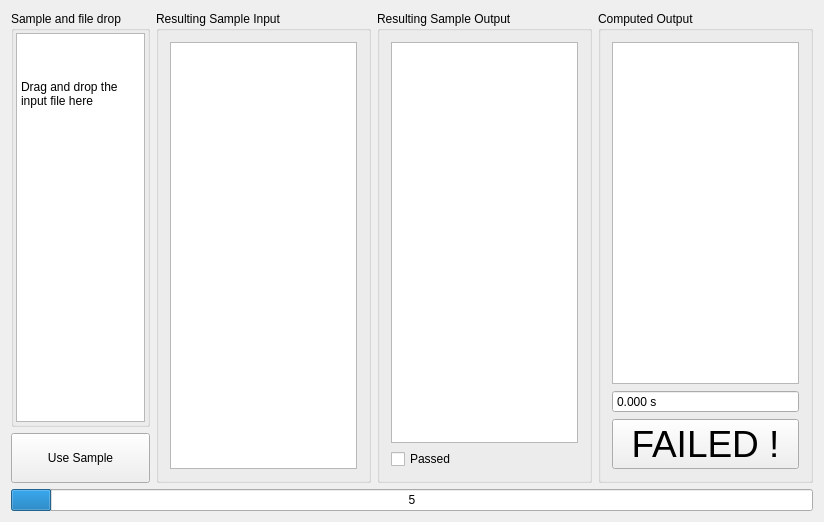
<?xml version="1.0" encoding="UTF-8"?>
<ui version="4.0">
 <class>BuleysClass</class>
 <widget class="QWidget" name="BuleysClass">
  <property name="geometry">
   <rect>
    <x>0</x>
    <y>0</y>
    <width>824</width>
    <height>522</height>
   </rect>
  </property>
  <property name="acceptDrops">
   <bool>true</bool>
  </property>
  <property name="windowTitle">
   <string>Buleys</string>
  </property>
  <layout class="QVBoxLayout" name="verticalLayout_6">
   <item>
    <layout class="QHBoxLayout" name="horizontalLayout_2">
     <item>
      <layout class="QVBoxLayout" name="verticalLayout_5" stretch="0,0">
       <item>
        <widget class="QGroupBox" name="groupBox">
         <property name="title">
          <string>Sample and file drop</string>
         </property>
         <layout class="QVBoxLayout" name="verticalLayout">
          <property name="spacing">
           <number>2</number>
          </property>
          <property name="margin">
           <number>2</number>
          </property>
          <item>
           <widget class="QPlainTextEdit" name="pEditDrop">
            <property name="acceptDrops">
             <bool>false</bool>
            </property>
            <property name="plainText">
             <string>


Drag and drop the input file here</string>
            </property>
           </widget>
          </item>
         </layout>
        </widget>
       </item>
       <item>
        <widget class="QPushButton" name="pUseSampleButton">
         <property name="minimumSize">
          <size>
           <width>0</width>
           <height>50</height>
          </size>
         </property>
         <property name="text">
          <string>Use Sample</string>
         </property>
        </widget>
       </item>
      </layout>
     </item>
     <item>
      <layout class="QHBoxLayout" name="horizontalLayout">
       <item>
        <widget class="QGroupBox" name="groupBox_2">
         <property name="title">
          <string>Resulting Sample Input</string>
         </property>
         <layout class="QVBoxLayout" name="verticalLayout_2">
          <item>
           <widget class="QPlainTextEdit" name="pEditSampleInput">
            <property name="acceptDrops">
             <bool>false</bool>
            </property>
           </widget>
          </item>
         </layout>
        </widget>
       </item>
       <item>
        <widget class="QGroupBox" name="pGroupSamplOut">
         <property name="title">
          <string>Resulting Sample Output</string>
         </property>
         <layout class="QVBoxLayout" name="verticalLayout_4">
          <item>
           <widget class="QPlainTextEdit" name="pEditSampleOutput">
            <property name="acceptDrops">
             <bool>false</bool>
            </property>
           </widget>
          </item>
          <item>
           <widget class="QCheckBox" name="pPassedCheckBox">
            <property name="text">
             <string>Passed</string>
            </property>
            <property name="iconSize">
             <size>
              <width>28</width>
              <height>28</height>
             </size>
            </property>
            <property name="checkable">
             <bool>true</bool>
            </property>
           </widget>
          </item>
         </layout>
        </widget>
       </item>
       <item>
        <widget class="QGroupBox" name="groupBox_3">
         <property name="title">
          <string>Computed Output</string>
         </property>
         <layout class="QVBoxLayout" name="verticalLayout_3">
          <item>
           <widget class="QPlainTextEdit" name="pEditComputedOutput">
            <property name="acceptDrops">
             <bool>false</bool>
            </property>
           </widget>
          </item>
          <item>
           <widget class="QDoubleSpinBox" name="pTimeBox">
            <property name="buttonSymbols">
             <enum>QAbstractSpinBox::NoButtons</enum>
            </property>
            <property name="prefix">
             <string/>
            </property>
            <property name="suffix">
             <string> s</string>
            </property>
            <property name="decimals">
             <number>3</number>
            </property>
            <property name="maximum">
             <double>1000.000000000000000</double>
            </property>
           </widget>
          </item>
          <item>
           <widget class="QPushButton" name="pFailedButton">
            <property name="enabled">
             <bool>true</bool>
            </property>
            <property name="minimumSize">
             <size>
              <width>0</width>
              <height>50</height>
             </size>
            </property>
            <property name="font">
             <font>
              <pointsize>28</pointsize>
             </font>
            </property>
            <property name="text">
             <string>FAILED !</string>
            </property>
           </widget>
          </item>
         </layout>
        </widget>
       </item>
      </layout>
     </item>
    </layout>
   </item>
   <item>
    <widget class="QProgressBar" name="pProgressBar">
     <property name="value">
      <number>5</number>
     </property>
     <property name="textVisible">
      <bool>true</bool>
     </property>
     <property name="invertedAppearance">
      <bool>false</bool>
     </property>
     <property name="textDirection">
      <enum>QProgressBar::TopToBottom</enum>
     </property>
     <property name="format">
      <string>%v</string>
     </property>
    </widget>
   </item>
  </layout>
 </widget>
 <layoutdefault spacing="6" margin="11"/>
 <resources>
  <include location="visualproblemsolver.qrc"/>
 </resources>
 <connections/>
</ui>
